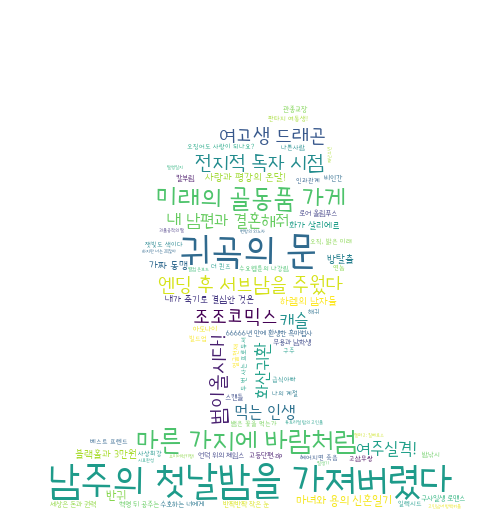

Generate this figure with Python:
from wordcloud import WordCloud
import matplotlib.pyplot as plt
from PIL import Image
import numpy as np
import json

with open('webtoons.json', encoding='utf-8') as file:
    webtoons = json.load(file)

res = dict()
for webtoon in webtoons['webtoons']:
    res[webtoon['title']] = int(float(webtoon['star']) * 100)

masking_img = np.array(Image.open('kakao.png'))
cloud = WordCloud(font_path='Goyang.ttf', max_font_size=40, mask=masking_img, background_color='white').fit_words(res)

cloud.to_file('cloud02.png')

plt.imshow(cloud, interpolation='bilinear')
plt.axis('off')
plt.show()
